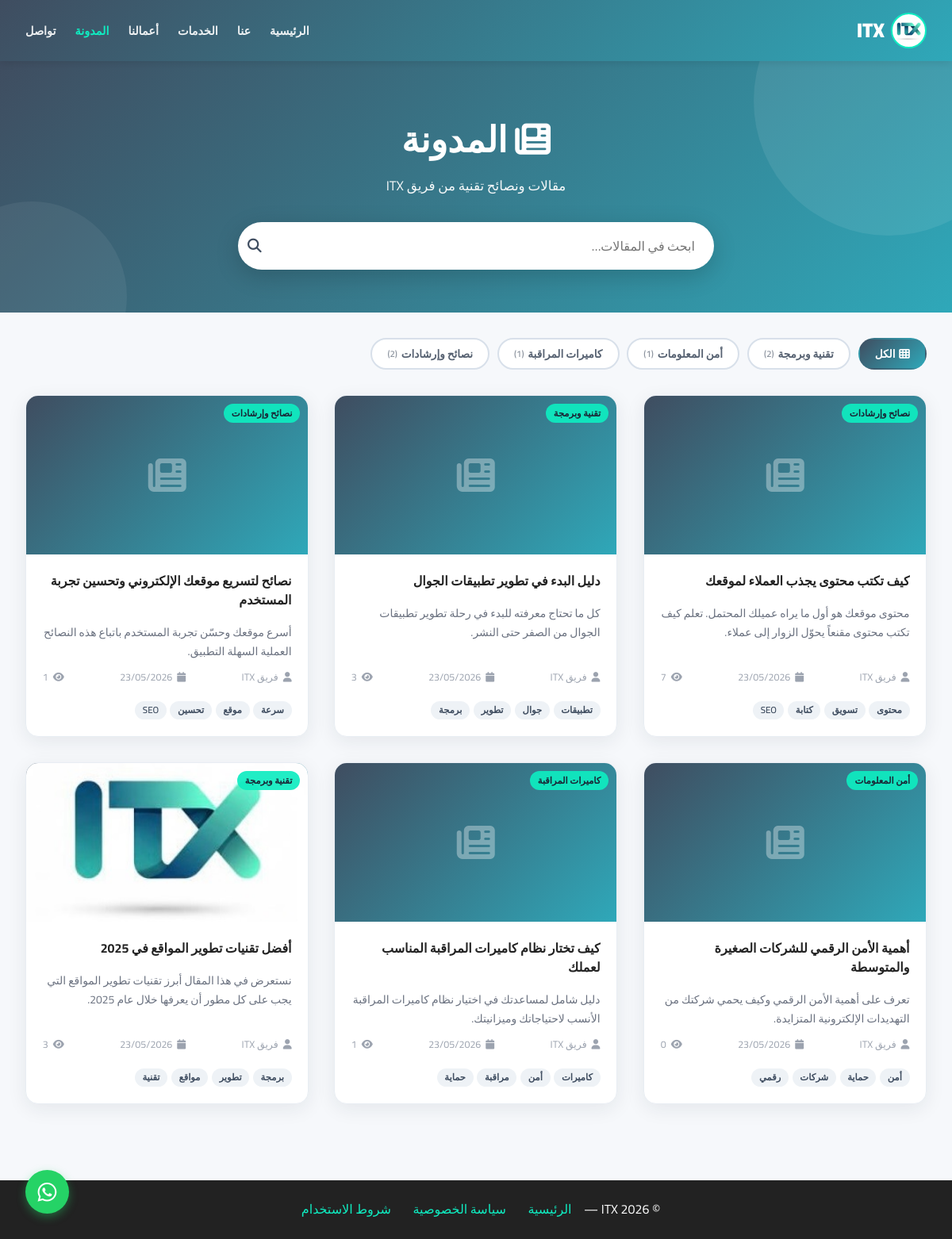
Screenshot of /blog.php with the database file from the repository.
### tables this page shows
CREATE TABLE IF NOT EXISTS `blog_categories` (
  `id` int NOT NULL AUTO_INCREMENT,
  `name` varchar(150) NOT NULL,
  `slug` varchar(150) NOT NULL,
  `sort_order` int DEFAULT '0',
  `status` enum('active','inactive') DEFAULT 'active',
  PRIMARY KEY (`id`),
  UNIQUE KEY `slug` (`slug`)
);

CREATE TABLE IF NOT EXISTS `blog_posts` (
  `id` int NOT NULL AUTO_INCREMENT,
  `category_id` int DEFAULT NULL,
  `title` varchar(300) NOT NULL,
  `slug` varchar(300) NOT NULL,
  `excerpt` text,
  `content` longtext,
  `thumbnail` varchar(600) DEFAULT NULL,
  `author` varchar(150) DEFAULT 'فريق ITX',
  `tags` text,
  `meta_title` varchar(300) DEFAULT NULL,
  `meta_description` text,
  `status` enum('published','draft') DEFAULT 'published',
  `views` int DEFAULT '0',
  `created_at` timestamp NULL DEFAULT CURRENT_TIMESTAMP,
  `updated_at` timestamp NULL DEFAULT CURRENT_TIMESTAMP ON UPDATE CURRENT_TIMESTAMP,
  PRIMARY KEY (`id`),
  UNIQUE KEY `slug` (`slug`),
  KEY `idx_status` (`status`),
  KEY `idx_cat` (`category_id`),
  KEY `idx_created` (`created_at`)
);

### config/db.php (called while the page is built, shortened)
<?php
function site_media_url(?string $path, string $fallback = ''): string
{
    $value = trim((string)$path);
    return ltrim(str_replace('\\', '/', $value), '/');
}
function getDB(): PDO
{
    static $pdo = null;
    if ($pdo === null) {
        $dsn = sprintf(
            'mysql:host=%s;dbname=%s;charset=%s',
            DB_HOST, DB_NAME, DB_CHARSET
        );
        $pdo = new PDO($dsn, DB_USER, DB_PASS, [
            PDO::ATTR_ERRMODE            => PDO::ERRMODE_EXCEPTION,
            PDO::ATTR_DEFAULT_FETCH_MODE => PDO::FETCH_ASSOC,
            PDO::ATTR_EMULATE_PREPARES   => false,
        ]);
    }
    return $pdo;
}

### blog.php (the view, shortened to what this page needs)
<?php
require_once __DIR__ . '/config/db.php';
function e($s): string { return htmlspecialchars((string)($s ?? ''), ENT_QUOTES, 'UTF-8'); }
$settings = [];
try {
    $rows     = getDB()->query("SELECT setting_key, setting_value FROM site_settings")->fetchAll();
    $settings = array_column($rows, 'setting_value', 'setting_key');
} catch (\Exception $ex) {}
$gs = fn($k, $d = '') => $settings[$k] ?? $d;
$site_name    = $gs('site_name', 'ITX');
$logo_path    = $gs('site_logo', 'logo.jpeg');
$logo_url     = site_media_url($logo_path, 'logo.jpeg');
$wa_number    = $gs('whatsapp_number', '966501234567');
$wa_msg       = $gs('whatsapp_msg', 'مرحباً، أود التواصل معكم');
$search   = trim($_GET['q'] ?? '');
$catSlug  = trim($_GET['cat'] ?? '');
$tagSlug  = trim($_GET['tag'] ?? '');
$page_num = max(1, (int)($_GET['p'] ?? 1));
$per_page = 9;
$offset   = ($page_num - 1) * $per_page;
$bcats = [];
try {
    $bcats = getDB()->query("SELECT * FROM blog_categories WHERE status='active' ORDER BY sort_order")->fetchAll();
} catch (\Exception $ex) {}
$categoryCounts = [];
try {
    $rows = getDB()->query(
        "SELECT category_id, COUNT(*) AS cnt
         FROM blog_posts
         WHERE status='published' AND category_id IS NOT NULL
         GROUP BY category_id"
    )->fetchAll();
    foreach ($rows as $r) {
        $categoryCounts[(int)$r['category_id']] = (int)$r['cnt'];
    }
} catch (\Exception $ex) {}
$where  = ["p.status='published'"];
$params = [];
$whereSQL = 'WHERE ' . implode(' AND ', $where);
try {
    $pdo = getDB();
    $stmt = $pdo->prepare(
        "SELECT p.*, c.name AS cat_name, c.slug AS cat_slug
         FROM blog_posts p
         LEFT JOIN blog_categories c ON c.id=p.category_id
         $whereSQL
         ORDER BY p.created_at DESC
         LIMIT $per_page OFFSET $offset"
    );
    $stmt->execute($params);
    $posts = $stmt->fetchAll();
} catch (\Exception $ex) {
    $total = 0;
    $posts = [];
}
function cat_count(array $map, int $catId): int {
    return $map[$catId] ?? 0;
}
?>
<!DOCTYPE html>
<html lang="ar" dir="rtl">
<head>
    <link href="https://cdnjs.cloudflare.com/ajax/libs/font-awesome/6.4.0/css/all.min.css" rel="stylesheet">
</head>
<body>
<header>
    <nav>
        <a href="index.php" class="logo">
            <img src="<?= e($logo_url) ?>" alt="<?= e($site_name) ?>" loading="eager" decoding="async" fetchpriority="high">
            <?= e($site_name) ?>
        </a>
        <ul class="nav-right" id="mobileNav">
            <li><a href="index.php#home">الرئيسية</a></li>
            <li><a href="index.php#about">عنا</a></li>
            <li><a href="index.php#services">الخدمات</a></li>
            <li><a href="index.php#our-works">أعمالنا</a></li>
            <li><a href="blog.php" style="color:#0FECC1">المدونة</a></li>
            <li><a href="index.php#contact">تواصل</a></li>
        </ul>
    </nav>
</header>
<div class="blog-hero">
    <h1><i class="fas fa-newspaper"></i> المدونة</h1>
    <p>مقالات ونصائح تقنية من فريق <?= e($site_name) ?></p>
    <form class="blog-search-wrap" method="GET" action="blog.php">
        <input type="text" name="q" value="<?= e($search) ?>" placeholder="ابحث في المقالات…">
        <button type="submit" aria-label="بحث"><i class="fas fa-search"></i></button>
    </form>
</div>
<?php if ($bcats): ?>
<div class="blog-filters">
    <a href="blog.php<?= $search ? '?q='.urlencode($search) : '' ?>" class="filter-btn <?= !$catSlug && !$tagSlug ? 'active' : '' ?>">
        <i class="fas fa-th"></i> الكل
    </a>
    <?php foreach ($bcats as $c): ?>
    <a href="blog.php?cat=<?= urlencode($c['slug']) ?><?= $search ? '&q='.urlencode($search) : '' ?>" class="filter-btn <?= $catSlug === $c['slug'] ? 'active' : '' ?>">
        <?= e($c['name']) ?>
        <small style="opacity:.7">(<?= cat_count($categoryCounts, (int)$c['id']) ?>)</small>
    </a>
    <?php endforeach; ?>
</div>
<?php endif; ?>
<div class="blog-main">
    <?php if ($posts): ?>
    <div class="blog-grid">
        <?php foreach ($posts as $post): ?>
        <a href="blog-post.php?slug=<?= urlencode($post['slug']) ?>" class="blog-card">
            <div class="bc-img">
                <?php if ($post['thumbnail']): ?>
                    <img src="<?= e(site_media_url($post['thumbnail'])) ?>" alt="<?= e($post['title']) ?>" loading="lazy" decoding="async"
                         onerror="this.parentElement.innerHTML='<div class=\'bc-no-img\'><i class=\'fas fa-newspaper\'></i></div>'">
                <?php else: ?>
                    <div class="bc-no-img"><i class="fas fa-newspaper"></i></div>
                <?php endif; ?>
                <?php if ($post['cat_name']): ?>
                    <span class="bc-cat"><?= e($post['cat_name']) ?></span>
                <?php endif; ?>
            </div>
            <div class="bc-body">
                <h2><?= e($post['title']) ?></h2>
                <p><?= e($post['excerpt']) ?></p>
                <div class="bc-meta">
                    <span><i class="fas fa-user"></i> <?= e($post['author']) ?></span>
                    <span><i class="fas fa-calendar"></i> <?= date('d/m/Y', strtotime($post['created_at'])) ?></span>
                    <span><i class="fas fa-eye"></i> <?= number_format((int)$post['views']) ?></span>
                </div>
                <?php
                $tags = array_filter(array_map('trim', explode(',', $post['tags'] ?? '')));
                if ($tags): ?>
                <div class="bc-tags">
                    <?php foreach (array_slice($tags, 0, 4) as $tag): ?>
                        <span class="bc-tag"><?= e($tag) ?></span>
                    <?php endforeach; ?>
                </div>
                <?php endif; ?>
            </div>
        </a>
        <?php endforeach; ?>
    </div>
    <?php endif; ?>
</div>
<footer>
    <p>
        &copy; <?= date('Y') ?> <?= e($site_name) ?> &mdash;
        <a href="index.php">الرئيسية</a>
        <a href="page.php?slug=privacy">سياسة الخصوصية</a>
        <a href="page.php?slug=terms">شروط الاستخدام</a>
    </p>
</footer>
<a href="https://wa.me/<?= e($wa_number) ?>?text=<?= rawurlencode($wa_msg) ?>" class="btn-wa" target="_blank" rel="noopener" title="واتساب">
    <i class="fab fa-whatsapp"></i>
</a>
</body>
</html>

### rows the page displays
blog_categories: name "تقنية وبرمجة", id "2"
blog_categories: name "أمن المعلومات", id "1"
blog_categories: name "كاميرات المراقبة", id "1"
blog_categories: name "نصائح وإرشادات", id "2"
blog_posts: blog_categories.name "نصائح وإرشادات", title "كيف تكتب محتوى يجذب العملاء لموقعك", excerpt "محتوى موقعك هو أول ما يراه عميلك المحتمل. تعلم كيف تكتب محتوى مقنعاً يحوّل الزوار إلى عملاء.", author "فريق ITX", created_at "23/05/2026", views "7", tags "محتوى", tags "تسويق", tags "كتابة", tags "SEO"
blog_posts: blog_categories.name "تقنية وبرمجة", title "دليل البدء في تطوير تطبيقات الجوال", excerpt "كل ما تحتاج معرفته للبدء في رحلة تطوير تطبيقات الجوال من الصفر حتى النشر.", author "فريق ITX", created_at "23/05/2026", views "3", tags "تطبيقات", tags "جوال", tags "تطوير", tags "برمجة"
blog_posts: blog_categories.name "نصائح وإرشادات", title "نصائح لتسريع موقعك الإلكتروني وتحسين تجربة المستخدم", excerpt "أسرع موقعك وحسّن تجربة المستخدم باتباع هذه النصائح العملية السهلة التطبيق.", author "فريق ITX", created_at "23/05/2026", views "1", tags "سرعة", tags "موقع", tags "تحسين", tags "SEO"
blog_posts: blog_categories.name "أمن المعلومات", title "أهمية الأمن الرقمي للشركات الصغيرة والمتوسطة", excerpt "تعرف على أهمية الأمن الرقمي وكيف يحمي شركتك من التهديدات الإلكترونية المتزايدة.", author "فريق ITX", created_at "23/05/2026", views "0", tags "أمن", tags "حماية", tags "شركات", tags "رقمي"
blog_posts: blog_categories.name "كاميرات المراقبة", title "كيف تختار نظام كاميرات المراقبة المناسب لعملك", excerpt "دليل شامل لمساعدتك في اختيار نظام كاميرات المراقبة الأنسب لاحتياجاتك وميزانيتك.", author "فريق ITX", created_at "23/05/2026", views "1", tags "كاميرات", tags "أمن", tags "مراقبة", tags "حماية"
blog_posts: thumbnail (picture), blog_categories.name "تقنية وبرمجة", title "أفضل تقنيات تطوير المواقع في 2025", excerpt "نستعرض في هذا المقال أبرز تقنيات تطوير المواقع التي يجب على كل مطور أن يعرفها خلال عام 2025.", author "فريق ITX", created_at "23/05/2026", views "3", tags "برمجة", tags "تطوير", tags "مواقع", tags "تقنية"

### other values shown
$site_name "ITX"
